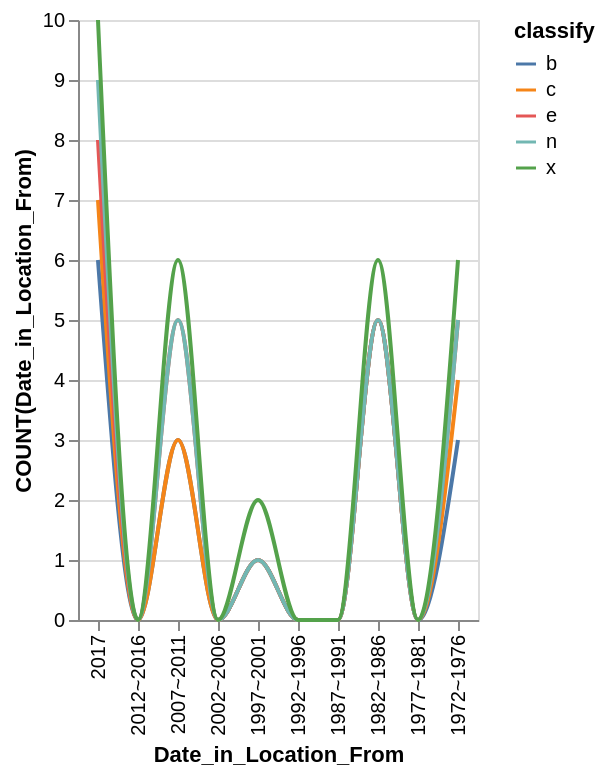

Write the Vega-Lite specification saved for this chart.
### Vega-Lite specification from a JSON file in a GitHub repository (floating-point values rounded to 4 significant figures)
{"data": {"values": [{"x_data": "2017", "y_data": 6, "classify": "b"}, {"x_data": "2012~2016", "y_data": 0, "classify": "b"}, {"x_data": "2007~2011", "y_data": 3, "classify": "b"}, {"x_data": "2002~2006", "y_data": 0, "classify": "b"}, {"x_data": "1997~2001", "y_data": 1, "classify": "b"}, {"x_data": "1992~1996", "y_data": 0, "classify": "b"}, {"x_data": "1987~1991", "y_data": 0, "classify": "b"}, {"x_data": "1982~1986", "y_data": 5, "classify": "b"}, {"x_data": "1977~1981", "y_data": 0, "classify": "b"}, {"x_data": "1972~1976", "y_data": 3, "classify": "b"}, {"x_data": "2017", "y_data": 7, "classify": "c"}, {"x_data": "2012~2016", "y_data": 0, "classify": "c"}, {"x_data": "2007~2011", "y_data": 3, "classify": "c"}, {"x_data": "2002~2006", "y_data": 0, "classify": "c"}, {"x_data": "1997~2001", "y_data": 1, "classify": "c"}, {"x_data": "1992~1996", "y_data": 0, "classify": "c"}, {"x_data": "1987~1991", "y_data": 0, "classify": "c"}, {"x_data": "1982~1986", "y_data": 5, "classify": "c"}, {"x_data": "1977~1981", "y_data": 0, "classify": "c"}, {"x_data": "1972~1976", "y_data": 4, "classify": "c"}, {"x_data": "2017", "y_data": 8, "classify": "e"}, {"x_data": "2012~2016", "y_data": 0, "classify": "e"}, {"x_data": "2007~2011", "y_data": 5, "classify": "e"}, {"x_data": "2002~2006", "y_data": 0, "classify": "e"}, {"x_data": "1997~2001", "y_data": 1, "classify": "e"}, {"x_data": "1992~1996", "y_data": 0, "classify": "e"}, {"x_data": "1987~1991", "y_data": 0, "classify": "e"}, {"x_data": "1982~1986", "y_data": 5, "classify": "e"}, {"x_data": "1977~1981", "y_data": 0, "classify": "e"}, {"x_data": "1972~1976", "y_data": 5, "classify": "e"}, {"x_data": "2017", "y_data": 9, "classify": "n"}, {"x_data": "2012~2016", "y_data": 0, "classify": "n"}, {"x_data": "2007~2011", "y_data": 5, "classify": "n"}, {"x_data": "2002~2006", "y_data": 0, "classify": "n"}, {"x_data": "1997~2001", "y_data": 1, "classify": "n"}, {"x_data": "1992~1996", "y_data": 0, "classify": "n"}, {"x_data": "1987~1991", "y_data": 0, "classify": "n"}, {"x_data": "1982~1986", "y_data": 5, "classify": "n"}, {"x_data": "1977~1981", "y_data": 0, "classify": "n"}, {"x_data": "1972~1976", "y_data": 5, "classify": "n"}, {"x_data": "2017", "y_data": 10, "classify": "x"}, {"x_data": "2012~2016", "y_data": 0, "classify": "x"}, {"x_data": "2007~2011", "y_data": 6, "classify": "x"}, {"x_data": "2002~2006", "y_data": 0, "classify": "x"}, {"x_data": "1997~2001", "y_data": 2, "classify": "x"}, {"x_data": "1992~1996", "y_data": 0, "classify": "x"}, {"x_data": "1987~1991", "y_data": 0, "classify": "x"}, {"x_data": "1982~1986", "y_data": 6, "classify": "x"}, {"x_data": "1977~1981", "y_data": 0, "classify": "x"}, {"x_data": "1972~1976", "y_data": 6, "classify": "x"}]}, "mark": {"type": "line", "interpolate": "monotone"}, "encoding": {"x": {"field": "x_data", "type": "nominal", "title": "Date_in_Location_From", "sort": "descending"}, "y": {"field": "y_data", "type": "quantitative", "title": "COUNT(Date_in_Location_From)"}, "color": {"field": "classify"}}}
